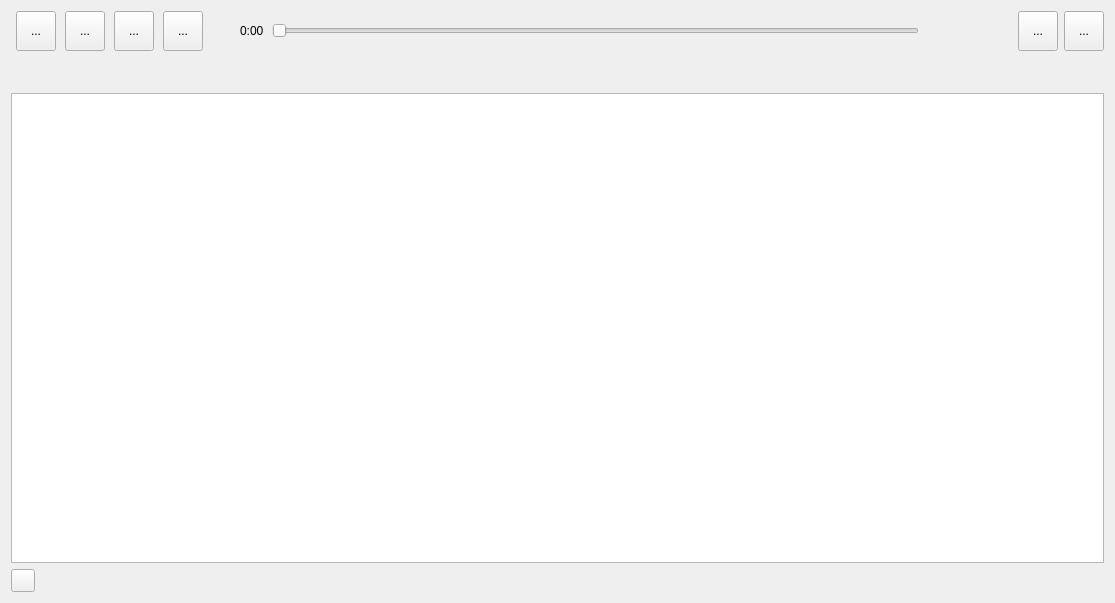
<?xml version="1.0" encoding="UTF-8"?>
<ui version="4.0">
 <class>Widget</class>
 <widget class="QWidget" name="Widget">
  <property name="geometry">
   <rect>
    <x>0</x>
    <y>0</y>
    <width>1115</width>
    <height>603</height>
   </rect>
  </property>
  <property name="sizePolicy">
   <sizepolicy hsizetype="Minimum" vsizetype="Maximum">
    <horstretch>0</horstretch>
    <verstretch>0</verstretch>
   </sizepolicy>
  </property>
  <property name="windowTitle">
   <string>Simple Audio Player</string>
  </property>
  <layout class="QVBoxLayout" name="verticalLayout">
   <item>
    <layout class="QHBoxLayout" name="horizontalLayout_CobtrolBar" stretch="0,0,0">
     <property name="spacing">
      <number>7</number>
     </property>
     <property name="topMargin">
      <number>0</number>
     </property>
     <item>
      <layout class="QHBoxLayout" name="horizontalLayout">
       <property name="spacing">
        <number>9</number>
       </property>
       <property name="sizeConstraint">
        <enum>QLayout::SetDefaultConstraint</enum>
       </property>
       <property name="leftMargin">
        <number>5</number>
       </property>
       <item>
        <widget class="QToolButton" name="btn_previous">
         <property name="sizePolicy">
          <sizepolicy hsizetype="Fixed" vsizetype="Fixed">
           <horstretch>0</horstretch>
           <verstretch>0</verstretch>
          </sizepolicy>
         </property>
         <property name="minimumSize">
          <size>
           <width>40</width>
           <height>40</height>
          </size>
         </property>
         <property name="text">
          <string>...</string>
         </property>
         <property name="icon">
          <iconset resource="buttons.qrc">
           <normaloff>:/buttons/previous-button.png</normaloff>:/buttons/previous-button.png</iconset>
         </property>
         <property name="iconSize">
          <size>
           <width>40</width>
           <height>40</height>
          </size>
         </property>
        </widget>
       </item>
       <item>
        <widget class="QToolButton" name="btn_play_pause">
         <property name="sizePolicy">
          <sizepolicy hsizetype="Fixed" vsizetype="Fixed">
           <horstretch>0</horstretch>
           <verstretch>0</verstretch>
          </sizepolicy>
         </property>
         <property name="minimumSize">
          <size>
           <width>40</width>
           <height>40</height>
          </size>
         </property>
         <property name="text">
          <string>...</string>
         </property>
         <property name="icon">
          <iconset resource="buttons.qrc">
           <normaloff>:/buttons/play-button.png</normaloff>:/buttons/play-button.png</iconset>
         </property>
         <property name="iconSize">
          <size>
           <width>40</width>
           <height>40</height>
          </size>
         </property>
        </widget>
       </item>
       <item>
        <widget class="QToolButton" name="btn_stop">
         <property name="sizePolicy">
          <sizepolicy hsizetype="Fixed" vsizetype="Fixed">
           <horstretch>0</horstretch>
           <verstretch>0</verstretch>
          </sizepolicy>
         </property>
         <property name="minimumSize">
          <size>
           <width>40</width>
           <height>40</height>
          </size>
         </property>
         <property name="text">
          <string>...</string>
         </property>
         <property name="icon">
          <iconset resource="buttons.qrc">
           <normaloff>:/buttons/stop-button.png</normaloff>:/buttons/stop-button.png</iconset>
         </property>
         <property name="iconSize">
          <size>
           <width>40</width>
           <height>40</height>
          </size>
         </property>
        </widget>
       </item>
       <item>
        <widget class="QToolButton" name="btn_next">
         <property name="sizePolicy">
          <sizepolicy hsizetype="Fixed" vsizetype="Fixed">
           <horstretch>0</horstretch>
           <verstretch>0</verstretch>
          </sizepolicy>
         </property>
         <property name="minimumSize">
          <size>
           <width>40</width>
           <height>40</height>
          </size>
         </property>
         <property name="text">
          <string>...</string>
         </property>
         <property name="icon">
          <iconset resource="buttons.qrc">
           <normaloff>:/buttons/next-button.png</normaloff>:/buttons/next-button.png</iconset>
         </property>
         <property name="iconSize">
          <size>
           <width>40</width>
           <height>40</height>
          </size>
         </property>
        </widget>
       </item>
      </layout>
     </item>
     <item>
      <layout class="QHBoxLayout" name="horizontalLayout_4">
       <property name="leftMargin">
        <number>30</number>
       </property>
       <property name="rightMargin">
        <number>30</number>
       </property>
       <item>
        <widget class="QLabel" name="trackTime">
         <property name="sizePolicy">
          <sizepolicy hsizetype="Fixed" vsizetype="Fixed">
           <horstretch>0</horstretch>
           <verstretch>0</verstretch>
          </sizepolicy>
         </property>
         <property name="minimumSize">
          <size>
           <width>26</width>
           <height>16</height>
          </size>
         </property>
         <property name="text">
          <string>0:00</string>
         </property>
        </widget>
       </item>
       <item>
        <widget class="QSlider" name="horizontalSlider">
         <property name="sizePolicy">
          <sizepolicy hsizetype="MinimumExpanding" vsizetype="Fixed">
           <horstretch>0</horstretch>
           <verstretch>0</verstretch>
          </sizepolicy>
         </property>
         <property name="orientation">
          <enum>Qt::Horizontal</enum>
         </property>
        </widget>
       </item>
       <item>
        <widget class="QLabel" name="trackTotalTime">
         <property name="sizePolicy">
          <sizepolicy hsizetype="Fixed" vsizetype="Fixed">
           <horstretch>0</horstretch>
           <verstretch>0</verstretch>
          </sizepolicy>
         </property>
         <property name="minimumSize">
          <size>
           <width>26</width>
           <height>16</height>
          </size>
         </property>
         <property name="text">
          <string/>
         </property>
        </widget>
       </item>
      </layout>
     </item>
     <item>
      <layout class="QHBoxLayout" name="horizontalLayout_3">
       <property name="leftMargin">
        <number>30</number>
       </property>
       <item>
        <widget class="QToolButton" name="btn_repeat">
         <property name="minimumSize">
          <size>
           <width>40</width>
           <height>40</height>
          </size>
         </property>
         <property name="text">
          <string>...</string>
         </property>
         <property name="icon">
          <iconset resource="buttons.qrc">
           <normaloff>:/buttons/repeat-loop-released.png</normaloff>:/buttons/repeat-loop-released.png</iconset>
         </property>
         <property name="iconSize">
          <size>
           <width>40</width>
           <height>40</height>
          </size>
         </property>
        </widget>
       </item>
       <item>
        <widget class="QToolButton" name="btn_shuffle">
         <property name="minimumSize">
          <size>
           <width>40</width>
           <height>40</height>
          </size>
         </property>
         <property name="text">
          <string>...</string>
         </property>
         <property name="icon">
          <iconset resource="buttons.qrc">
           <normaloff>:/buttons/shuffle.png</normaloff>:/buttons/shuffle.png</iconset>
         </property>
         <property name="iconSize">
          <size>
           <width>40</width>
           <height>40</height>
          </size>
         </property>
        </widget>
       </item>
      </layout>
     </item>
    </layout>
   </item>
   <item>
    <widget class="QLabel" name="currentTrack">
     <property name="minimumSize">
      <size>
       <width>0</width>
       <height>30</height>
      </size>
     </property>
     <property name="text">
      <string/>
     </property>
    </widget>
   </item>
   <item>
    <widget class="QTableView" name="playlistView">
     <property name="sizePolicy">
      <sizepolicy hsizetype="MinimumExpanding" vsizetype="Expanding">
       <horstretch>0</horstretch>
       <verstretch>0</verstretch>
      </sizepolicy>
     </property>
     <property name="styleSheet">
      <string notr="true"/>
     </property>
    </widget>
   </item>
   <item>
    <widget class="QToolButton" name="btn_add">
     <property name="toolTip">
      <string/>
     </property>
     <property name="icon">
      <iconset resource="buttons.qrc">
       <normaloff>:/buttons/plus.png</normaloff>:/buttons/plus.png</iconset>
     </property>
    </widget>
   </item>
  </layout>
 </widget>
 <layoutdefault spacing="6" margin="11"/>
 <resources>
  <include location="buttons.qrc"/>
 </resources>
 <connections/>
</ui>
